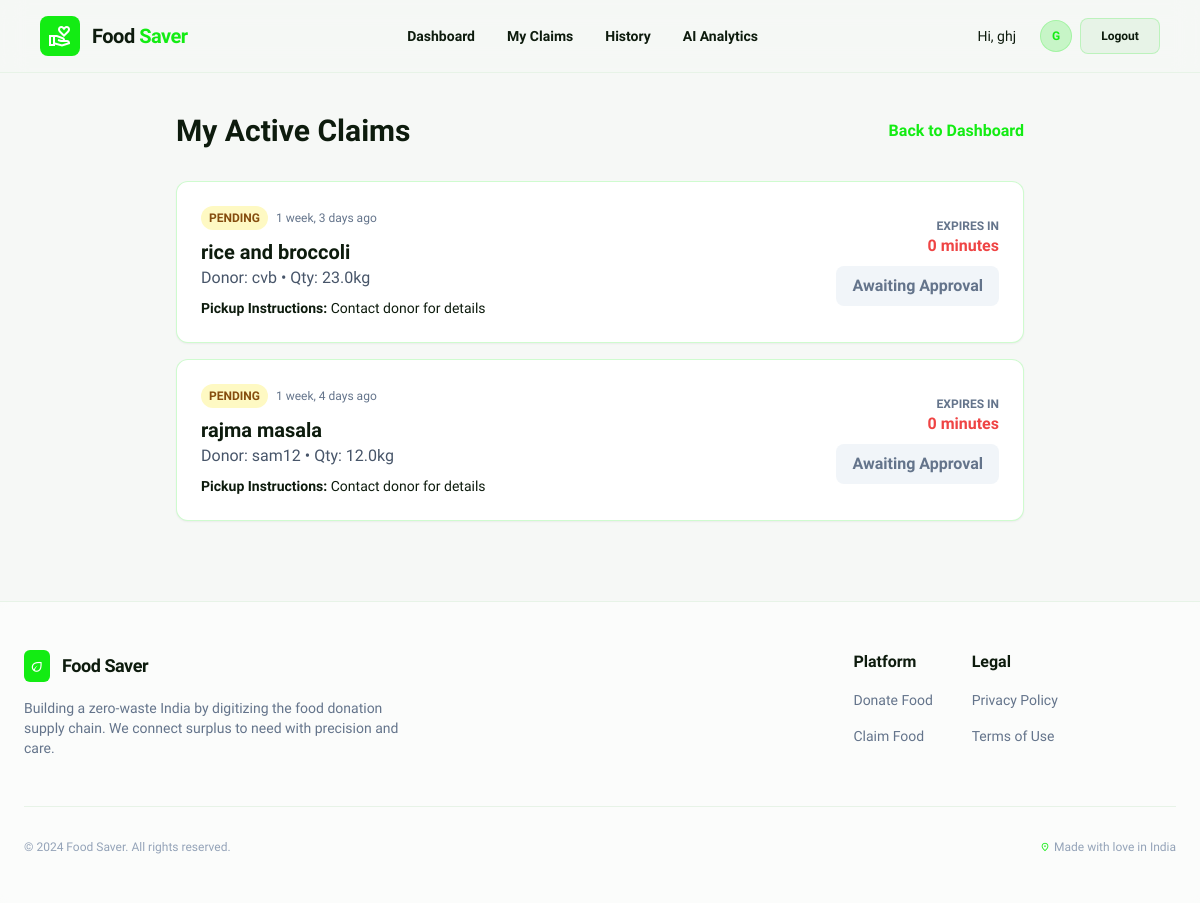
Screenshot of /listings/my-claims/ (signed in) with the database file from the repository.
### users/models.py (models this page shows, shortened)
class User(AbstractUser):
    ROLE_CHOICES = (
        ('donor', 'Donor'),
        ('claimant', 'Claimant'),
        ('volunteer', 'Volunteer'),
        ('admin', 'Admin'),
    )
    role = models.CharField(max_length=10, choices=ROLE_CHOICES, default='claimant')
    is_verified = models.BooleanField(default=False)
    latitude = models.FloatField(null=True, blank=True)
    longitude = models.FloatField(null=True, blank=True)
    address = models.TextField(blank=True)
    restaurant_license = models.CharField(max_length=50, blank=True, help_text="For Donors")
    ngo_registration = models.CharField(max_length=50, blank=True, help_text="For Claimants")
    institution_name = models.CharField(max_length=100, blank=True)
    trust_score = models.FloatField(default=5.0)

### listings/models.py (models this page shows, shortened)
class Claim(models.Model):
    STATUS_CHOICES = (
        ('pending', 'Pending Approval'),
        ('approved', 'Approved'),
        ('rejected', 'Rejected'),
        ('completed', 'Completed (Picked Up)'),
    )
    listing = models.ForeignKey(Listing, on_delete=models.CASCADE, related_name='claims')
    claimant = models.ForeignKey(settings.AUTH_USER_MODEL, on_delete=models.CASCADE, related_name='claims')
    status = models.CharField(max_length=20, choices=STATUS_CHOICES, default='pending')
    claimed_at = models.DateTimeField(auto_now_add=True)
    claimant_photo = models.ImageField(upload_to='claims/', blank=True, null=True, help_text="Photo taken by claimant at pickup")
    donor_photo = models.ImageField(upload_to='claims/', blank=True, null=True, help_text="Photo taken by donor at handover")

class Listing(models.Model):
    FOOD_TYPES = (
        ('cooked', 'Cooked Meal'),
        ('raw', 'Raw Ingredients'),
        ('packaged', 'Packaged Food'),
    )
    STATUS_CHOICES = (
        ('active', 'Active'),
        ('claimed', 'Claimed'),
        ('completed', 'Completed'),
        ('expired', 'Expired'),
    )
    donor = models.ForeignKey(settings.AUTH_USER_MODEL, on_delete=models.CASCADE, related_name='listings')
    food_type = models.CharField(max_length=20, choices=FOOD_TYPES)
    quantity_kg = models.FloatField()
    servings = models.IntegerField(default=1, help_text="Approximate number of people this can serve")
    description = models.TextField()
    expiry_time = models.DateTimeField()
    pickup_instructions = models.TextField(blank=True)
    image = models.ImageField(upload_to='listings/', blank=True, null=True)
    status = models.CharField(max_length=10, choices=STATUS_CHOICES, default='active')
    created_at = models.DateTimeField(auto_now_add=True)

### listings/views.py (the view)
# urls.py: path('my-claims/', views.my_claims, name='my_claims'),
@login_required
def my_claims(request):
    if request.user.role != 'claimant':
        return redirect('dashboard')
    claims = Claim.objects.filter(claimant=request.user, status__in=['pending', 'approved']).order_by('-claimed_at')
    return render(request, 'listings/my_claims.html', {'claims': claims})

### templates/listings/my_claims.html (shortened to what this page needs)
{% extends 'base.html' %}
{% block content %}
<div class="max-w-4xl mx-auto py-10 px-6">
    <div class="flex items-center justify-between mb-8">
        <h1 class="text-3xl font-black text-[#0d1b0d] dark:text-white">My Active Claims</h1>
        <a href="{% url 'claimant_dashboard' %}" class="text-primary font-bold hover:underline">Back to Dashboard</a>
    </div>
    <div class="space-y-4">
        {% for claim in claims %}
        <div
            class="bg-white dark:bg-white/5 border border-primary/20 rounded-xl p-6 flex flex-col md:flex-row gap-6 items-start md:items-center justify-between shadow-sm">
            <div>
                <div class="flex items-center gap-2 mb-2">
                    <span
                        class="px-2 py-1 bg-yellow-100 text-yellow-800 text-xs font-bold uppercase rounded-full">{{claim.status}}</span>
                    <span class="text-xs text-slate-500">{{claim.claimed_at|timesince}} ago</span>
                </div>
                <h3 class="text-xl font-bold dark:text-white">{{claim.listing.description}}</h3>
                <p class="text-slate-600 dark:text-slate-400">
                    {% with donor=claim.listing.donor.username qty=claim.listing.quantity_kg %}
                    Donor: {{donor}} • Qty: {{qty}}kg
                    {% endwith %}
                </p>
                <div class="mt-2 text-sm">
                    {% with instructions=claim.listing.pickup_instructions|default:"Contact donor for details" %}
                    <strong>Pickup Instructions:</strong> {{instructions}}
                    {% endwith %}
                </div>
            </div>
            <div class="flex flex-col items-end gap-2">
                <div class="text-right">
                    <p class="text-xs text-slate-500 uppercase font-bold">Expires in</p>
                    <p class="text-red-500 font-bold">{{claim.listing.expiry_time|timeuntil}}</p>
                </div>
                {% if claim.status == 'approved' %}
                <button class="px-4 py-2 bg-primary text-[#0d1b0d] font-bold rounded-lg shadow-lg shadow-primary/20">
                    Navigate to Pickup
                </button>
                {% else %}
                <div
                    class="px-4 py-2 bg-slate-100 dark:bg-slate-800 text-slate-500 font-bold rounded-lg cursor-not-allowed">
                    Awaiting Approval
                </div>
                {% endif %}
            </div>
        </div>
        {% endfor %}
    </div>
</div>
{% endblock %}

### templates/base.html (shortened to what this page needs)
{% load static %}
<!DOCTYPE html>
<html class="light" lang="en">
<head>
    <script src="https://cdn.tailwindcss.com?plugins=forms,container-queries"></script>
    <script id="tailwind-config">
        tailwind.config = {
            darkMode: "class",
            theme: {
                extend: {
                    colors: {
                        "primary": "#13ec13",
                        "background-light": "#f6f8f6",
                        "background-dark": "#102210",
                        "accent-orange": "#f97316"
                    },
                    fontFamily: {
                        "display": ["Work Sans", "sans-serif"]
                    },
                    borderRadius: {
                        "DEFAULT": "0.25rem",
                        "lg": "0.5rem",
                        "xl": "0.75rem",
                        "full": "9999px"
                    },
                },
            },
        }
    </script>
</head>
<body
    class="bg-background-light dark:bg-background-dark text-[#0d1b0d] dark:text-slate-100 transition-colors duration-300 flex flex-col min-h-screen">
    {% block header %}
    <header
        class="sticky top-0 z-50 w-full bg-background-light/80 dark:bg-background-dark/80 backdrop-blur-md border-b border-solid border-[#e7f3e7] dark:border-white/10">
        <div class="max-w-[1280px] mx-auto px-6 lg:px-10 py-4 flex items-center justify-between">
            <a href="{% url 'index' %}" class="flex items-center gap-3 no-underline">
                <div class="p-2 bg-primary rounded-lg text-white">
                    <span class="material-symbols-outlined block">volunteer_activism</span>
                </div>
                <h2 class="text-[#0d1b0d] dark:text-white text-xl font-extrabold leading-tight tracking-tight">
                    Food <span class="text-primary">Saver</span></h2>
            </a>
            <nav class="hidden md:flex items-center gap-8">
                {% if user.is_authenticated %}
                {% if user.role == 'donor' %}
                <a class="text-[#0d1b0d] dark:text-slate-200 text-sm font-semibold hover:text-primary transition-colors"
                    href="{% url 'donor_dashboard' %}">Dashboard</a>
                <a class="text-[#0d1b0d] dark:text-slate-200 text-sm font-semibold hover:text-primary transition-colors"
                    href="{% url 'create_listing' %}">Post Food</a>
                <a class="text-[#0d1b0d] dark:text-slate-200 text-sm font-semibold hover:text-primary transition-colors"
                    href="{% url 'leaderboard' %}">Leaderboard</a>
                <a class="text-[#0d1b0d] dark:text-slate-200 text-sm font-semibold hover:text-primary transition-colors"
                    href="{% url 'connected_ngos' %}">Connected NGOs</a>
                {% elif user.role == 'claimant' %}
                <a class="text-[#0d1b0d] dark:text-slate-200 text-sm font-semibold hover:text-primary transition-colors"
                    href="{% url 'claimant_dashboard' %}">Dashboard</a>
                <a class="text-[#0d1b0d] dark:text-slate-200 text-sm font-semibold hover:text-primary transition-colors"
                    href="{% url 'my_claims' %}">My Claims</a>
                <a class="text-[#0d1b0d] dark:text-slate-200 text-sm font-semibold hover:text-primary transition-colors"
                    href="{% url 'history' %}">History</a>
                <a class="text-[#0d1b0d] dark:text-slate-200 text-sm font-semibold hover:text-primary transition-colors"
                    href="{% url 'analytics_dashboard' %}">AI Analytics</a>
                {% elif user.role == 'volunteer' %}
                <a class="text-[#0d1b0d] dark:text-slate-200 text-sm font-semibold hover:text-primary transition-colors"
                    href="{% url 'volunteer_dashboard' %}">Dashboard</a>
                {% endif %}
                {% endif %}
            </nav>
            <div class="flex items-center gap-4">
                {% if user.is_authenticated %}
                <span class="text-sm font-medium mr-2 hidden sm:inline">Hi, {{ user.username }}</span>
                <div class="flex items-center gap-2">
                    <div
                        class="size-8 rounded-full bg-primary/20 flex items-center justify-center text-primary font-bold text-xs border border-primary/20">
                        {{ user.username|slice:":1"|upper }}
                    </div>
                    <form action="{% url 'logout' %}" method="post">
                        <button type="submit"
                            class="flex min-w-[80px] cursor-pointer items-center justify-center rounded-lg h-9 px-4 bg-[#e7f3e7] dark:bg-white/10 text-[#0d1b0d] dark:text-white text-xs font-bold border border-primary/20 hover:bg-red-50 hover:text-red-500 hover:border-red-200 transition-all">
                            Logout
                        </button>
                    </form>
                </div>
                {% endif %}
            </div>
        </div>
    </header>
    {% endblock %}
    <main class="flex-1 w-full max-w-[1280px] mx-auto">
        {% block content %}{% endblock %}
    </main>
    <footer class="px-6 py-12 border-t border-[#e7f3e7] dark:border-white/10 mt-10 bg-white/50 backdrop-blur-sm">
        <div class="max-w-[1280px] mx-auto">
            <div class="flex flex-col md:flex-row justify-between gap-12 mb-12">
                <div class="flex flex-col gap-4 max-w-sm">
                    <div class="flex items-center gap-3">
                        <div class="p-1.5 bg-primary rounded-md text-white">
                            <span class="material-symbols-outlined text-sm block">eco</span>
                        </div>
                        <h2 class="text-[#0d1b0d] dark:text-white text-lg font-extrabold tracking-tight">Food
                            Saver</h2>
                    </div>
                    <p class="text-slate-500 dark:text-slate-400 text-sm">
                        Building a zero-waste India by digitizing the food donation supply chain. We connect surplus to
                        need with precision and care.
                    </p>
                </div>
                <div class="grid grid-cols-2 sm:grid-cols-3 gap-8">
                    <div class="flex flex-col gap-4">
                        <h4 class="font-bold dark:text-white">Platform</h4>
                        <a class="text-sm text-slate-500 hover:text-primary" href="#">Donate Food</a>
                        <a class="text-sm text-slate-500 hover:text-primary" href="#">Claim Food</a>
                    </div>
                    <div class="flex flex-col gap-4">
                        <h4 class="font-bold dark:text-white">Legal</h4>
                        <a class="text-sm text-slate-500 hover:text-primary" href="#">Privacy Policy</a>
                        <a class="text-sm text-slate-500 hover:text-primary" href="#">Terms of Use</a>
                    </div>
                </div>
            </div>
            <div
                class="pt-8 border-t border-[#e7f3e7] dark:border-white/10 flex flex-col sm:flex-row justify-between items-center gap-4 text-xs text-slate-400 font-medium">
                <p>© 2024 Food Saver. All rights reserved.</p>
                <div class="flex gap-4 items-center">
                    <span class="flex items-center gap-1"><span
                            class="material-symbols-outlined text-[10px] text-primary">location_on</span> Made with love
                        in India</span>
                </div>
            </div>
        </div>
    </footer>
</body>
</html>

### templates/base.html (style rules this page uses)
.material-symbols-outlined { font-variation-settings: 'FILL' 0, 'wght' 400, 'GRAD' 0, 'opsz' 24; }
body { font-family: "Work Sans", sans-serif; }

### rows the page displays
User: username "ghj", username "G"
Claim: status "PENDING", claimed_at "1 week, 3 days", listing.description "rice and broccoli", listing.donor.username "cvb", listing.quantity_kg "23.0", listing "Contact donor for details", listing.expiry_time "0 minutes", shows "Awaiting Approval"
Claim: status "PENDING", claimed_at "1 week, 4 days", listing.description "rajma masala", listing.donor.username "sam12", listing.quantity_kg "12.0", listing "Contact donor for details", listing.expiry_time "0 minutes", shows "Awaiting Approval"
